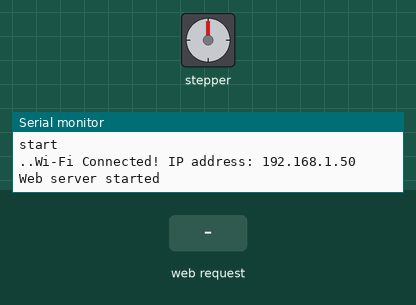
Recording of a sketch running on a simulated ESP32. Parts: stepper motor, the last lines printed to the serial monitor. Inputs (shaded band) come from the test bench. WiFi joins after 1.5 s; servers stay silent unless stated; stepper angles assume 2048 steps per turn.

Above: at 3.2 s.
3.3 s: HTTP request GET /request received
At 3.77 s:
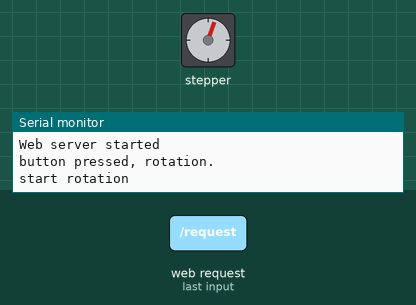
At 4.41 s:
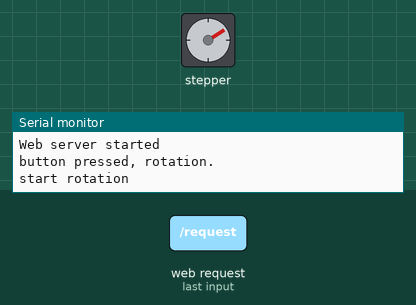
6.3 s: HTTP request GET / received
At 6.62 s:
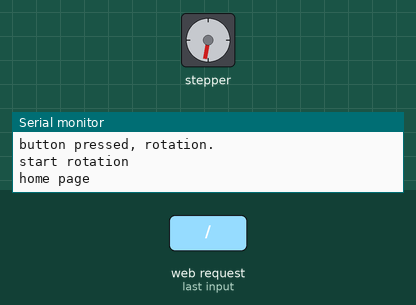
Timing chart, 0 to 10.8 s (numbered marks = the images above; inputs shaded):
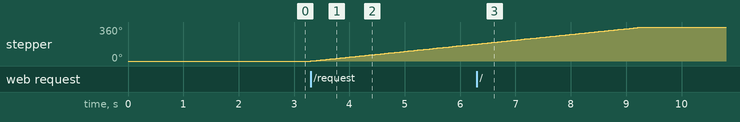

The sketch:

timer_and_www.ino
```cpp
#include <WiFi.h>
#include <ESPAsyncWebServer.h>
#include <Stepper.h>

/*****************
 * wi-fi設定
 * 各環境ごとに設定の必要あり
 * 2.4Gに対応
 *****************/
const char *ssid      = "xxxxxxxx"; // @todo: 各環境の設定
const char *password  = "xxxxxxxx"; // @todo: 各環境の設定
IPAddress ip(192, 168, 1, 123);     // IPアドレス（本機が利用するIP）
IPAddress gateway(192, 168, 1, 1);  // デフォルトゲートウェイ
IPAddress subnet(255, 255, 255, 0); // サブネットマスク

AsyncWebServer webServer ( 80 ); // port80

/********************
 * ステッピングモーター設定
 ********************/
#define STEPS 2048 // ステッピングモーターのステップ数
#define MOTOR_RPM 10 // RMP設定
#define MOTOR_PIN1 13 // モーターのピン接続
#define MOTOR_PIN2 12
#define MOTOR_PIN3 14
#define MOTOR_PIN4 27

/********************
 * タイマ設定
 ********************/
#define TIMER_DIVIDER 80 // ESP32は80MHzで動作
#define TIMER_ALARM_SEC 60 // タイマ割り込みを秒単位で設定

Stepper stepper(STEPS, MOTOR_PIN1, MOTOR_PIN2, MOTOR_PIN3, MOTOR_PIN4);
int isRotation = 0;

hw_timer_t * timer = NULL;
/********************
 * タイマ割り込み
 ********************/
void IRAM_ATTR onTimer() {
  Serial.println("timer interrupt");
  isRotation = 1;
}

/********************
 * ステッピングモーターを回転させる
 ********************/
void rotateMotor() {
  if (isRotation == 1) {
    Serial.println("start rotation");
    stepper.step(STEPS);
    isRotation = 0;
    Serial.println("end rotation");
  }
}

void setup(void) {
  Serial.begin(9600);
  Serial.println ("start");

  WiFi.config( ip, gateway, subnet );
  WiFi.begin ( ssid, password );
  while ( WiFi.status() != WL_CONNECTED ) {
    delay ( 1000 );
    Serial.print ( "." );
  }
  Serial.print ( "Wi-Fi Connected! IP address: " );
  Serial.println ( WiFi.localIP() );

  /**********************
   * homepage
   **********************/
  webServer.on("/", HTTP_GET, [](AsyncWebServerRequest *request){
    request->send ( 200, "text/html", "<!DOCTYPE html><html><head><meta charset=\"UTF-8\"><title>test</title><link rel=\"stylesheet\" href=\"https://cdnjs.cloudflare.com/ajax/libs/bootstrap/5.0.2/css/bootstrap.min.css\"></head><body><div class=\"container d-flex justify-content-center align-items-center vh-100\"><form action=\"/request\" method=\"get\"><div class=\"d-grid\"><button type=\"submit\" class=\"btn btn-primary\">Submit</button></div></form></div><script src=\"https://cdnjs.cloudflare.com/ajax/libs/bootstrap/5.0.2/js/bootstrap.bundle.min.js\"></script></body></html>");
    Serial.println ("home page");
  });
  /**********************
   * ボタンを押した後のページ
   **********************/
  webServer.on("/request", HTTP_GET, [](AsyncWebServerRequest *request){
    request->send ( 200, "text/html", "<!DOCTYPE html><html><head><meta charset=\"UTF-8\"><title>test</title><link rel=\"stylesheet\" href=\"https://cdnjs.cloudflare.com/ajax/libs/bootstrap/5.0.2/css/bootstrap.min.css\"></head><body><div class=\"container d-flex justify-content-center align-items-center vh-100\"><div class=\"d-grid\">thanks</div></div><script src=\"https://cdnjs.cloudflare.com/ajax/libs/bootstrap/5.0.2/js/bootstrap.bundle.min.js\"></script></body></html>" );
    Serial.println ("button pressed, rotation.");
    isRotation = 1;
  });
  webServer.begin();
  Serial.println ( "Web server started" );

  /**********************
   * ステッピングモーターの設定
   **********************/
  stepper.setSpeed(MOTOR_RPM);

  /**********************
   * タイマ割り込み設定
   **********************/
  timer = timerBegin(0, TIMER_DIVIDER, true);
  timerAttachInterrupt(timer, &onTimer, true);
  timerAlarmWrite(timer, TIMER_ALARM_SEC * 1000000, true);
  timerAlarmEnable(timer);
}

void loop(void){
  rotateMotor();
  isRotation = 0;
}
```

Measured:
- after the input at 3.3 s, stepper: keeps turning clockwise at about 60°/s, starting at once
